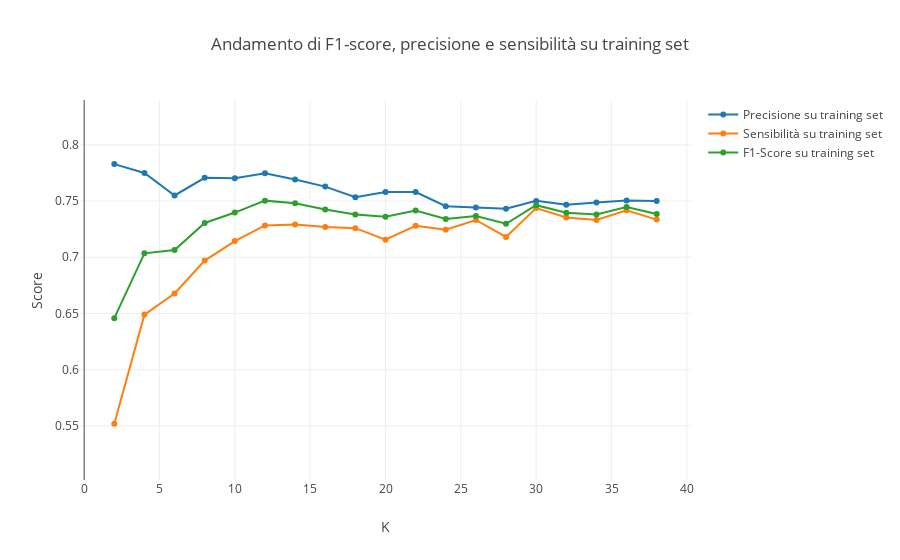
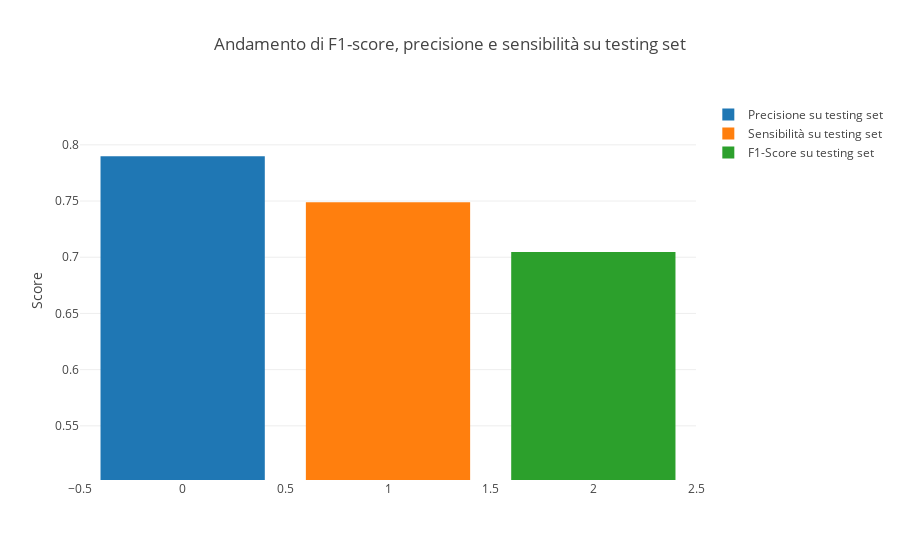
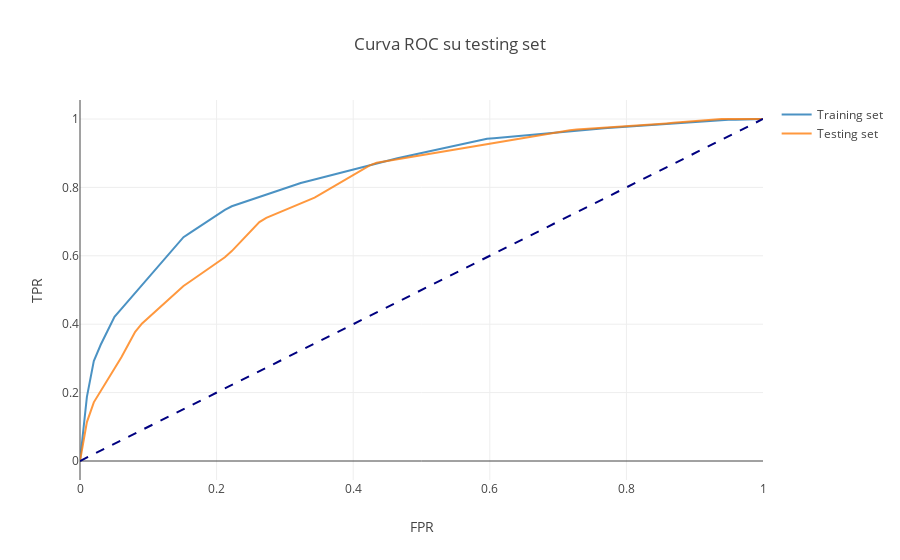

Notebook cell for these charts, in order:
### Markdown cell above
Sono sotto riportati gli andamenti di precisione, recall, F1-score e le curve ROC al variare di K.
Le curve ROC in grigio rappresentano il calcolo fatto per ciascuno dei fold e per ogni valore di K, mentre in blu è rappresentata la curva che approssima tutte le altre.

### Code cell
# Uso il KNN testando tutti i valori di K compresi tra 4 e 40 con passo 2
my_multiclassifier.KNN_analysis(range(2, 40, 2))
